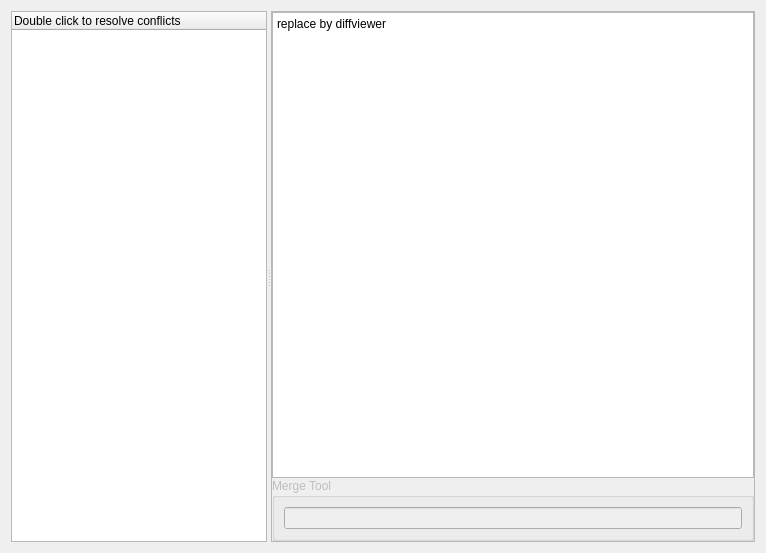
<ui version="4.0" >
 <class>mergeDialog</class>
 <widget class="QDialog" name="mergeDialog" >
  <property name="geometry" >
   <rect>
    <x>0</x>
    <y>0</y>
    <width>766</width>
    <height>553</height>
   </rect>
  </property>
  <property name="windowTitle" >
   <string>Merge Conflict Resolution</string>
  </property>
  <layout class="QVBoxLayout" name="verticalLayout_3" >
   <item>
    <widget class="QSplitter" name="splitter" >
     <property name="orientation" >
      <enum>Qt::Horizontal</enum>
     </property>
     <widget class="QTreeWidget" name="filesTreeWidget" >
      <property name="sizePolicy" >
       <sizepolicy vsizetype="Expanding" hsizetype="Expanding" >
        <horstretch>0</horstretch>
        <verstretch>0</verstretch>
       </sizepolicy>
      </property>
      <column>
       <property name="text" >
        <string>Double click to resolve conflicts</string>
       </property>
      </column>
     </widget>
     <widget class="QFrame" name="frame" >
      <property name="sizePolicy" >
       <sizepolicy vsizetype="Preferred" hsizetype="Preferred" >
        <horstretch>3</horstretch>
        <verstretch>0</verstretch>
       </sizepolicy>
      </property>
      <property name="frameShape" >
       <enum>QFrame::StyledPanel</enum>
      </property>
      <property name="frameShadow" >
       <enum>QFrame::Raised</enum>
      </property>
      <layout class="QVBoxLayout" name="verticalLayout_4" >
       <property name="spacing" >
        <number>0</number>
       </property>
       <property name="margin" >
        <number>0</number>
       </property>
       <item>
        <layout class="QVBoxLayout" name="diffEditLayout" >
         <item>
          <widget class="QTextEdit" name="diffedit" >
           <property name="sizePolicy" >
            <sizepolicy vsizetype="Expanding" hsizetype="Expanding" >
             <horstretch>3</horstretch>
             <verstretch>0</verstretch>
            </sizepolicy>
           </property>
           <property name="html" >
            <string>&lt;!DOCTYPE HTML PUBLIC "-//W3C//DTD HTML 4.0//EN" "http://www.w3.org/TR/REC-html40/strict.dtd">
&lt;html>&lt;head>&lt;meta name="qrichtext" content="1" />&lt;style type="text/css">
p, li { white-space: pre-wrap; }
&lt;/style>&lt;/head>&lt;body style=" font-family:'Sans Serif'; font-size:9pt; font-weight:400; font-style:normal;">
&lt;p style=" margin-top:0px; margin-bottom:0px; margin-left:0px; margin-right:0px; -qt-block-indent:0; text-indent:0px;">replace by diffviewer&lt;/p>&lt;/body>&lt;/html></string>
           </property>
          </widget>
         </item>
        </layout>
       </item>
       <item>
        <widget class="QGroupBox" name="mergetoolOptionsBox" >
         <property name="enabled" >
          <bool>false</bool>
         </property>
         <property name="sizePolicy" >
          <sizepolicy vsizetype="Preferred" hsizetype="Preferred" >
           <horstretch>3</horstretch>
           <verstretch>0</verstretch>
          </sizepolicy>
         </property>
         <property name="title" >
          <string>Merge Tool</string>
         </property>
         <layout class="QVBoxLayout" name="verticalLayout" >
          <item>
           <widget class="QLineEdit" name="mergeTool" />
          </item>
         </layout>
        </widget>
       </item>
      </layout>
     </widget>
    </widget>
   </item>
  </layout>
 </widget>
 <resources/>
 <connections/>
</ui>
